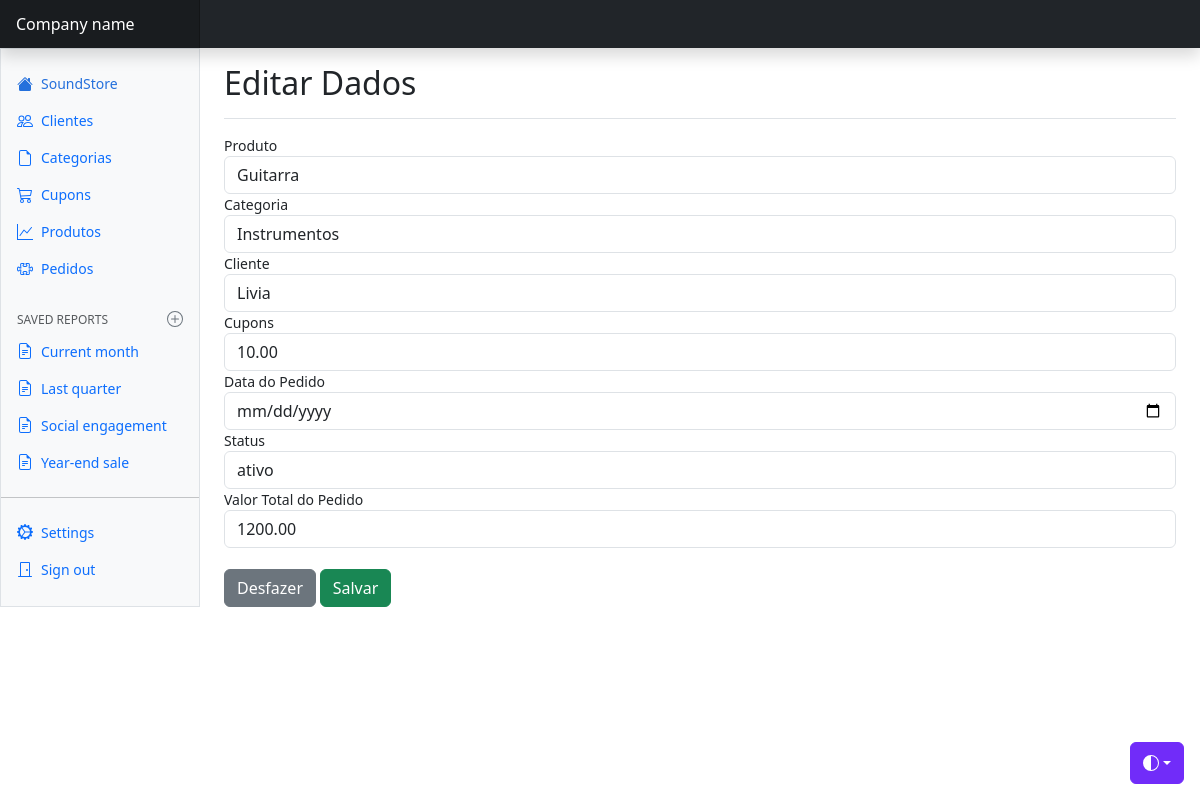
Page /views/pedidos/edit.php?id=2 on the earlier database version.
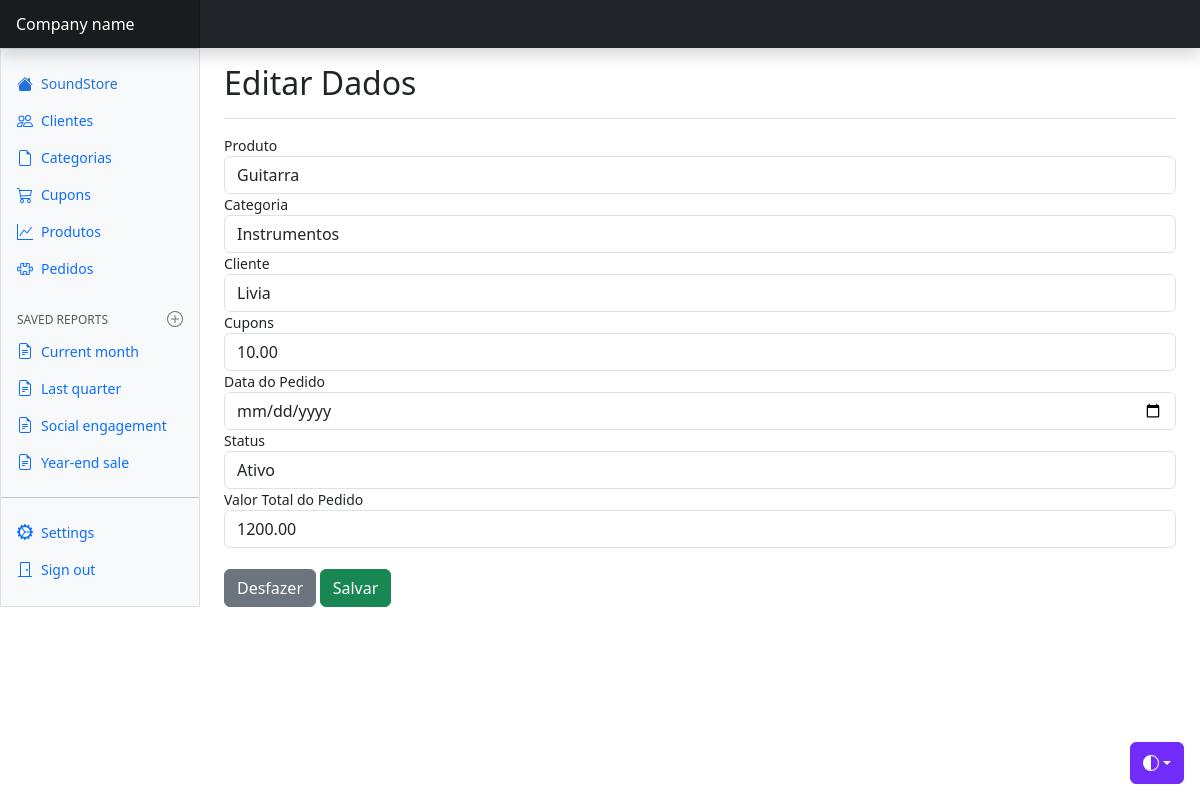
Same page on the later database version.
### tables this page shows
CREATE TABLE `pedidos` (
  `id` int(11) NOT NULL,
  `data_pedido` datetime DEFAULT NULL,
  `status` varchar(20) DEFAULT NULL,
  `valor_total` decimal(10,2) DEFAULT NULL,
  `id_cupons` int(11) NOT NULL,
  `id_cliente` int(11) NOT NULL,
  `id_produtos` int(11) NOT NULL
);

### config/BD.php (called while the page is built)
<?php
    class BD {
        public static function getConexao() {
            $conn = new PDO(
                "mysql:host=localhost;dbname=soundstore_bd",
                "root",
                ""
            );
            return $conn;
        }
    }

### model/dao/PedidosDAO.php (called while the page is built, shortened)
<?php
    class PedidosDAO {
        public function find($id) {
            try {
                $query = BD::getConexao()->prepare(
                    "SELECT * FROM pedidos WHERE id = :i"
                );
                $query->bindValue(':i', $id, PDO::PARAM_INT);
                if(!$query->execute()) {
                    print_r($query->errorInfo());
                }
                if($linha = $query->fetch(PDO::FETCH_ASSOC)) {
                    $pedidos = new Pedidos();
                    $pedidos->setId($linha['id']);
                    $pedidos->setDataPedido($linha['data_pedido']);
                    $pedidos->setStatus($linha['status']);
                    $pedidos->setValorTotal($linha['valor_total']);
                    $daoCliente = new ClienteDAO();
                    $cliente = $daoCliente->find($linha['id_cliente']);
                    $pedidos->setCliente($cliente);
                    $daoCupons = new CuponsDAO();
                    $cupons = $daoCupons->find($linha['id_cupons']);
                    $pedidos->setCupons($cupons);
                    $daoProdutos = new ProdutosDAO();
                    $produtos = $daoProdutos->find($linha['id_produtos']);
                    $pedidos->setProdutos($produtos);
                }
                return $pedidos;
            }
            catch(PDOException $e) {
                echo "Erro #3: " . $e->getMessage();
            }
        }
    }

### model/dao/ClienteDAO.php (called while the page is built, shortened)
<?php
    class ClienteDAO {
         public function find($id) {
            try {
                $query = BD::getConexao()->prepare(
                    "SELECT * FROM clientes WHERE id_cliente = :i"
                );
                $query->bindValue(':i', $id, PDO::PARAM_INT);
                if(!$query->execute()) {
                    print_r($query->errorInfo());
                }
                if($linha = $query->fetch(PDO::FETCH_ASSOC)) {
                    $cliente = new Cliente();
                    $cliente->setId($linha['id_cliente']);
                    $cliente->setNome($linha['nome']);
                    $cliente->setEmail($linha['email']);
                    $cliente->setCpf($linha['cpf']);
                    $cliente->setTelefone($linha['telefone']);
                    $cliente->setSenha($linha['senha']);
                }
                return $cliente;
            }
            catch(PDOException $e) {
                echo "Erro #3: " . $e->getMessage();
            }
        }
    }

### model/dao/CuponsDAO.php (called while the page is built, shortened)
<?php
    class CuponsDAO {
         public function find($id) {
            try {
                $query = BD::getConexao()->prepare(
                    "SELECT * FROM cupons WHERE id = :i"
                );
                $query->bindValue(':i', $id, PDO::PARAM_INT);
                if(!$query->execute()) {
                    print_r($query->errorInfo());
                }
                if($linha = $query->fetch(PDO::FETCH_ASSOC)) {
                    $cupons = new Cupons();
                    $cupons->setId($linha['id']);
                    $cupons->setCodigo($linha['codigo']);
                    $cupons->setDesconto($linha['desconto']);
                    $cupons->setValidade($linha['validade']);
                }
                return $cupons;
            }
            catch(PDOException $e) {
                echo "Erro #3: " . $e->getMessage();
            }
        }
    }

### model/dao/ProdutosDAO.php (called while the page is built, shortened)
<?php
    class ProdutosDAO {
        public function find($id) {
            try {
                $query = BD::getConexao()->prepare(
                    "SELECT * FROM produtos WHERE id = :i"
                );
                $query->bindValue(':i', $id, PDO::PARAM_INT);
                if(!$query->execute()) {
                    print_r($query->errorInfo());
                }
                if($linha = $query->fetch(PDO::FETCH_ASSOC)) {
                    $produtos = new Produtos();
                    $produtos->setId($linha['id']);
                    $produtos->setNome($linha['nome']);
                    $produtos->setPreco($linha['preco']);
                    $produtos->setEstoque($linha['estoque']);
                    $daoCategoria = new CategoriaDAO();
                    $categoria = $daoCategoria->find($linha['id_categoria']);
                    $produtos->setCategoria($categoria);
                }
                return $produtos;
            }
            catch(PDOException $e) {
                echo "Erro #3: " . $e->getMessage();
            }
        }
    }

### model/dao/CategoriaDAO.php (called while the page is built, shortened)
<?php
    class CategoriaDAO {
         public function find($id) {
            try {
                $query = BD::getConexao()->prepare(
                    "SELECT * FROM categorias WHERE id_categoria = :i"
                );
                $query->bindValue(':i', $id, PDO::PARAM_INT);
                if(!$query->execute()) {
                    print_r($query->errorInfo());
                }
                if($linha = $query->fetch(PDO::FETCH_ASSOC)) {
                    $categoria = new Categoria();
                    $categoria->setId($linha['id_categoria']);
                    $categoria->setNome($linha['nome']);
                }
                return $categoria;
            }
            catch(PDOException $e) {
                echo "Erro #3: " . $e->getMessage();
            }
        }
    }

### model/bean/Pedidos.php (called while the page is built, shortened)
<?php
    class Pedidos {
        private $dataPedido;
        private $status;
        private $valorTotal;
        public function getDataPedido() {
            return $this->dataPedido;
        }
        public function setDataPedido($dataPedido) {
            $this->dataPedido =$dataPedido;
        }
        public function getStatus() {
            return $this->status;
        }
        public function setStatus($status) {
            $this->status =$status;
        }
        public function getValorTotal() {
            return $this->valorTotal;
        }
        public function setValorTotal($valorTotal) {
            $this->valorTotal =$valorTotal;
        }
    }

### views/pedidos/edit.php (the view, shortened to what the changed rows need)
<?php
    $dao = new PedidosDAO();
    $pedidos = $dao->find($_GET['id']);
?>
<!doctype html>
<html lang="en" data-bs-theme="auto">
  <head>
    <link href="../../css/bootstrap.min.css" rel="stylesheet" />
    <link href="../../css/dashboard.css" rel="stylesheet" />
  </head>
  <body>
    <div class="container-fluid">
      <div class="row">
        <main class="col-md-9 ms-sm-auto col-lg-10 px-md-4">
          <div
            class="d-flex justify-content-between flex-wrap flex-md-nowrap align-items-center pt-3 pb-2 mb-3 border-bottom"
          >
            <h1 class="h2">Editar Dados</h1>
          </div>
          <div class="table-responsive small">
            <form action="update.php" method="post">
                <div class="form-group">
                    <label for="dataPedido">Data do Pedido</label>
                    <input type="date" name="dataPedido" value="<?= htmlspecialchars($pedidos->getDataPedido()) ?>" class="form-control">
                </div>
                <div class="form-group">
                    <label for="status">Status</label>
                    <input type="text" name="status" value="<?= $pedidos->getStatus() ?>" class="form-control">
                </div>
                <div class="form-group">
                    <label for="valorTotal">Valor Total do Pedido</label>
                    <input type="text" name="valorTotal" value="<?= $pedidos->getValorTotal() ?>" class="form-control">
                </div>
                <br>
            </form>
          </div>
        </main>
      </div>
    </div>
  </body>
</html>

Differences in the rows shown:
changed pedidos: status "ativo" → "Ativo"
